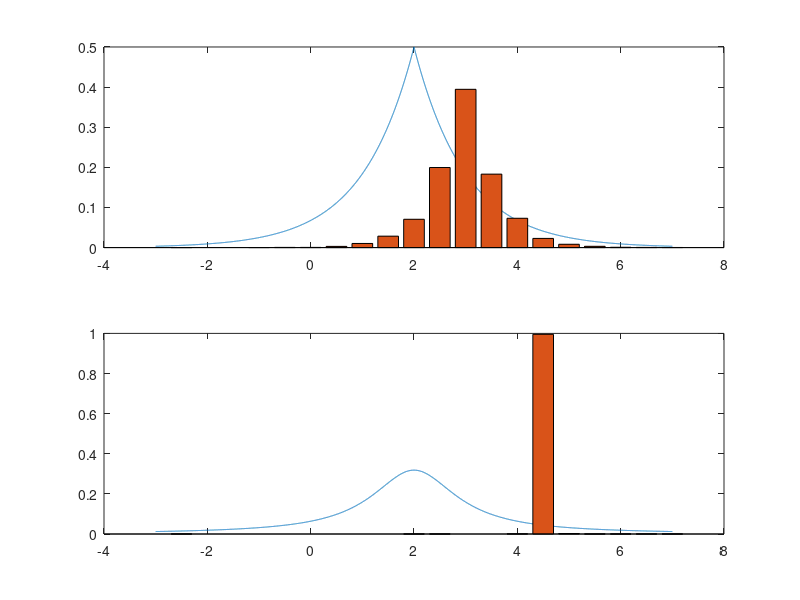

MATLAB code for this plot:
clear;
N = 10000;
mean = 2;

% Generate C - Laplace variable
b = 1;
uni_vars = -0.5 + 1 .* rand(N, 1);
laplace_vars = mean - b*sign(uni_vars).*log(1-2*abs(uni_vars));

% Generate D - Cauchy variable C(2,1)
variance = 1;
std_dev = sqrt(variance);

X = mean + std_dev*randn(N,1);
Y = mean + std_dev*randn(N,1);
cauchy_vars = X ./ Y;

% Histograms
x_axis = -2.5:0.5:7;
%% C variable histogram
c_hist = hist(laplace_vars, 20);
c_hist = c_hist/sum(c_hist);

%% D variable histogram
d_hist = hist(cauchy_vars, 20);
d_hist = d_hist/sum(d_hist);

% Calculate expected PDFs
x = -3:0.001:7;

%% Laplace pdf
laplace_pdf = 1/(2*b) * exp(-1 * (abs(x-mean)/b));

% Cauchy pdf
a = 2;
b = 1;

cauchy_pdf = b/pi ./ (b^2 + (x-a).^2);

%% Plot results
subplot(2,1,1);
plot(x, laplace_pdf);
hold on;
bar(x_axis, c_hist);
hold off;

subplot(2,1,2);
plot(x, cauchy_pdf);
hold on;
bar(x_axis, d_hist);
hold off;